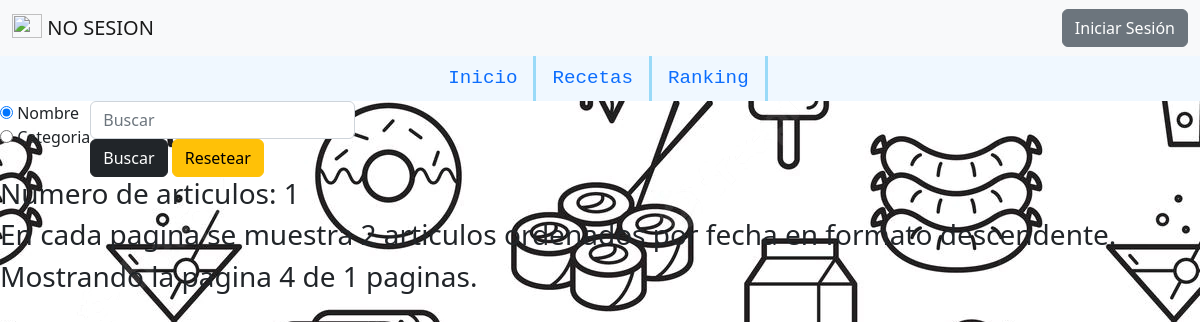
/php/recetas.php?page=4, run on an earlier commit of the app's database.
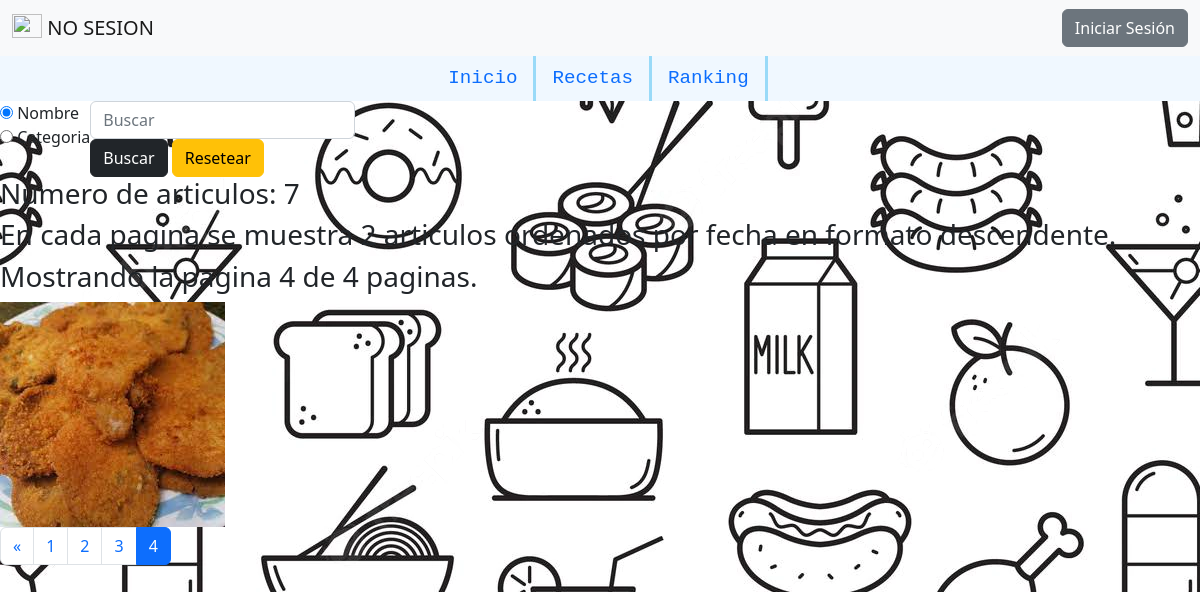
And on a later commit of the database.
### tables this page shows
CREATE TABLE `receta` (
  `id_receta` int(3) NOT NULL,
  `id_user` int(2) NOT NULL,
  `nombre` varchar(50) NOT NULL,
  `imagen` varchar(350) NOT NULL,
  `tiempo` int(3) NOT NULL,
  `categoria` varchar(30) NOT NULL,
  `ingredientes` varchar(350) NOT NULL,
  `alergenos` varchar(50) DEFAULT NULL,
  `pasos` varchar(500) NOT NULL,
  `fecha` date NOT NULL COMMENT 'Fecha de subida de la receta',
  `puntuacion` int(5) NOT NULL DEFAULT 0
);

### php/recetas.php (the view, shortened to what this page needs)
<!DOCTYPE html>
<html lang="es">
<head>
    <link href="https://cdn.jsdelivr.net/npm/bootstrap@5.2.0/dist/css/bootstrap.min.css" rel="stylesheet">
    <link  rel="stylesheet" type="text/css" href="../estilos/estilos.css"/>
</head>
<body>
<?php
    require('./funciones.php');
    $conexion=conexion();
            $r1=".";
            $e1="..";
            $e2=".";
            echo insert_cab($r1);
            echo insert_nav($e1,$e2);
            echo
                '
                <section class="buscar">
                    <form method="post" action="#" class="d-flex">
                        <div>
                            <div>
                                <input type="radio" id="nombre" name="que_busca" value="nombre" checked>
                                <label for="nombre">Nombre</label>
                            </div>
                            <div>
                                <input type="radio" id="categoria" name="que_busca" value="categoria">
                                <label for="categoria">Categoria</label>
                            </div>
                        </div>
                        <div>
                            <input type="text" name="dato" class="form-control me-2"  placeholder="Buscar" aria-label="Search" required>
                            <input type="submit" class="btn btn-dark" name="buscar" value="Buscar">
                            <a href="'.$e2.'/recetas.php?" class="btn btn-warning" role="button">Resetear</a>
                        </div>
                    </form>
                </section>
                ';
            if(isset($_POST["buscar"])){
                $que_buscar=$_POST["que_busca"];
                $busqueda=$_POST["dato"];
                $busqueda='%'.$busqueda.'%';
                if($que_buscar=="nombre"){
                    $sentencia="select id_receta, nombre, imagen, categoria,
                    fecha, puntuacion from receta where nombre like ?";
                    $consulta=$conexion->prepare($sentencia);
                    $consulta->bind_param("s",$busqueda);
                    $consulta->bind_result($id_receta ,$nombre_receta, $imagen, $categoria,
                    $fecha, $puntuacion);
                    $consulta->execute();
                    $consulta->store_result();
                }elseif($que_buscar=="categoria"){
                    $sentencia="select id_receta, nombre, imagen, categoria,
                    fecha, puntuacion from receta where categoria like ?";
                    $consulta=$conexion->prepare($sentencia);
                    $consulta->bind_param("s",$busqueda);
                    $consulta->bind_result($id_receta ,$nombre_receta, $imagen, $categoria,
                    $fecha, $puntuacion);
                    $consulta->execute();
                    $consulta->store_result();
                }else{
                }
                while($consulta->fetch()){
                    echo $nombre_receta;
                }
            }else{
            $result = $conexion->query('SELECT COUNT(*) as total_products FROM receta');
            $row = $result->fetch_assoc();
            $num_total_rows = $row['total_products'];
            $n_item_pagina=2;
            if($num_total_rows>0){
                $page = false;
                if (isset($_GET["page"])) {
                    $page = $_GET["page"];
                }
                if (!$page) {
                    $start = 0;
                    $page = 1;
                } else {
                    $start = ($page - 1) * $n_item_pagina;
                }
                $total_pages = ceil($num_total_rows / $n_item_pagina);
                echo '<h3>Numero de articulos: '.$num_total_rows.'</h3>';
                echo '<h3>En cada pagina se muestra '.$n_item_pagina.' articulos ordenados por fecha en formato descendente.</h3>';
                echo '<h3>Mostrando la pagina '.$page.' de ' .$total_pages.' paginas.</h3>';
                $result = $conexion->query(
                    'SELECT * FROM receta
                    ORDER BY fecha DESC LIMIT '.$start.', '.$n_item_pagina
                );
                if ($result->num_rows > 0) {
                    echo '<div>';
                    while ($row = $result->fetch_assoc()) {
                        echo"<img src=".$row['imagen'].">";
                    }
                }
                echo '<nav>';
                echo '<ul class="pagination">';
                if ($total_pages > 1) {
                    if ($page != 1) {
                        echo '<li class="page-item"><a class="page-link" href="recetas.php?page='.($page-1).'"><span aria-hidden="true">&laquo;</span></a></li>';
                    }
                    for ($i=1;$i<=$total_pages;$i++) {
                        if ($page == $i) {
                            echo '<li class="page-item active"><a class="page-link" href="#">'.$page.'</a></li>';
                        } else {
                            echo '<li class="page-item"><a class="page-link" href="recetas.php?page='.$i.'">'.$i.'</a></li>';
                        }
                    }
                }
                echo '</ul>';
                echo '</nav>';
            }
            }
?>
</body>
</html>

### php/funciones.php (shortened to what this page needs)
<?php
    function insert_cab($r1){
         if(isset($_SESSION["id"])){
            $header='
            <nav class="navbar bg-light">
                <div class="container-fluid">
                    <a class="navbar-brand" href="#">
                    <img src="/docs/5.2/assets/brand/bootstrap-logo.svg" alt="" width="30" height="24" class="d-inline-block align-text-top">
                    CON SESION
                    </a>
                    <a href="'.$r1.'/cerrar_sesion.php" class="btn btn-secondary" role="button">Cerrar Sesión</a>
                </div>
            </nav>
            ';
        }else{
        $header='
            <nav class="navbar bg-light">
                <div class="container-fluid">
                    <a class="navbar-brand" href="#">
                    <img src="/docs/5.2/assets/brand/bootstrap-logo.svg" alt="" width="30" height="24" class="d-inline-block align-text-top">
                    NO SESION
                    </a>
                    <a href="'.$r1.'/iniciar_sesion.php" class="btn btn-secondary" role="button">Iniciar Sesión</a>
                </div>
            </nav>';
        }
        return $header;
    }
    function insert_nav($e1,$e2){
        if(isset($_SESSION["id"])){
            if($_SESSION["id"]===1){
                $nav='
                <ul class="nav">
                    <li class="nav-item">
                        <a class="nav-link" href="'.$e1.'/index.php">Inicio</a>
                    </li>
                    <li class="nav-item">
                        <a class="nav-link" href="'.$e2.'/recetas.php">Recetas</a>
                    </li>
                    <li class="nav-item">
                        <a class="nav-link" href="'.$e2.'/ranking.php">Ranking</a>
                    </li>
                </ul>
                ';
            }else{
                $nav='
                <ul class="nav">
                    <li class="nav-item">
                        <a class="nav-link" href="'.$e1.'/index.php">Inicio</a>
                    </li>
                    <li class="nav-item">
                        <a class="nav-link" href="'.$e2.'/recetas.php">Recetas</a>
                    </li>
                    <li class="nav-item">
                        <a class="nav-link" href="'.$e2.'/ranking.php">Ranking</a>
                    </li>
                    <li class="nav-item">
                        <a class="nav-link" href="'.$e2.'/mi_perfil.php">Mi Perfil</a>
                    </li>
                    <li class="nav-item">
                        <a class="nav-link" href="'.$e2.'/mi_menu.php">Mi Menú</a>
                    </li>
                </ul>
                ';
            }
        }else{
            $nav='
            <ul class="nav">
                <li class="nav-item">
                    <a class="nav-link" href="'.$e1.'/index.php">Inicio</a>
                </li>
                <li class="nav-item">
                    <a class="nav-link" href="'.$e2.'/recetas.php">Recetas</a>
                </li>
                <li class="nav-item">
                    <a class="nav-link" href="'.$e2.'/ranking.php">Ranking</a>
                </li>
            </ul>
            ';
        }
        return $nav;
    }
?>

### estilos/estilos.css (style rules this page uses)
* { margin:0%; padding:0%; }
body { background-image: url("../imagenes/fondos/fondo1.webp"); width: 100%; height: 100%; }
.nav { background: aliceblue; font-size: larger; font-family: monospace; display: flex; justify-content: center; }
.nav li { border-right: #99daf8 solid; }

What changed in the data, as far as the page shows it:
added receta: imagen (picture)
Also different on the page:
$num_total_rows: "1" → "7"
$total_pages: "1" → "4"
new list line: "1"
new list line: "2"
new list line: "3"
new list line: "4"
